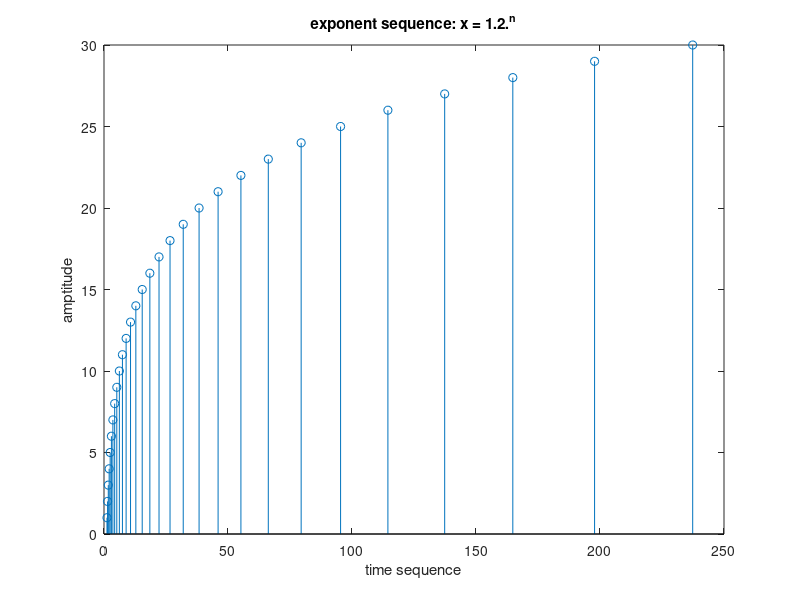

The MATLAB source for this figure:
n = 1 : 30;
x = 1.2.^ n;

stem (x, n);
xlabel ('time sequence');
ylabel ('amptitude');
title ('exponent sequence: x = 1.2.^n');